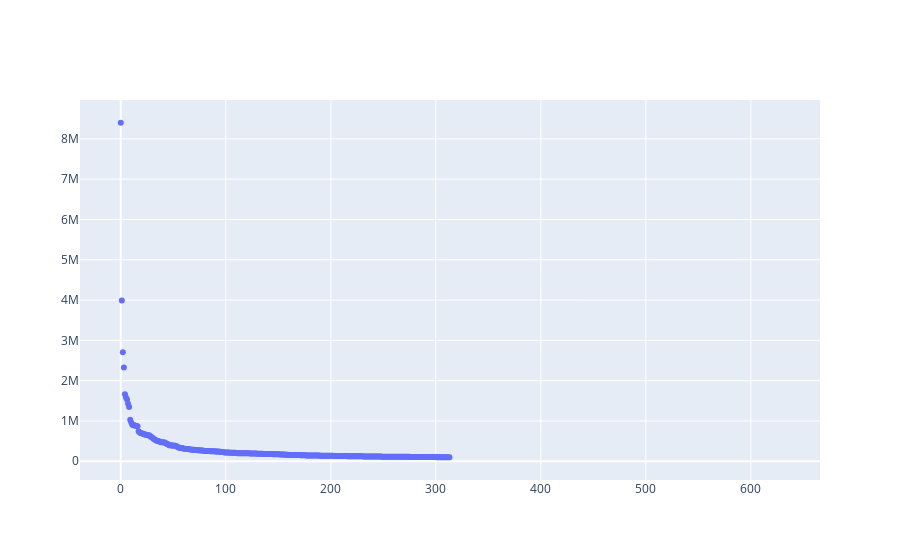

The cell this chart's notebook holds for it:
### Markdown cell above
Then we plot our data.

### Code cell
import plotly.graph_objects as go

scatter = go.Scatter(y = populations, hovertext = city_names, mode = 'markers')
go.Figure(scatter)

### Figure 1 — Plotly figure (JSON) as saved in the notebook; plotly's stock layout.template omitted (floating-point values rounded to 4 significant figures; data arrays with more than 128 entries replaced by an {"elided": "..."} marker saying what was removed)
{"data": [{"hovertext": [], "mode": "markers", "type": "scatter", "y": {"elided": "628 mixed values"}}], "layout": {"autosize": true, "xaxis": {"autorange": true, "range": [-39.66, 666.7]}, "yaxis": {"autorange": true, "range": [-507700.0, 9007000.0], "type": "linear"}}}
